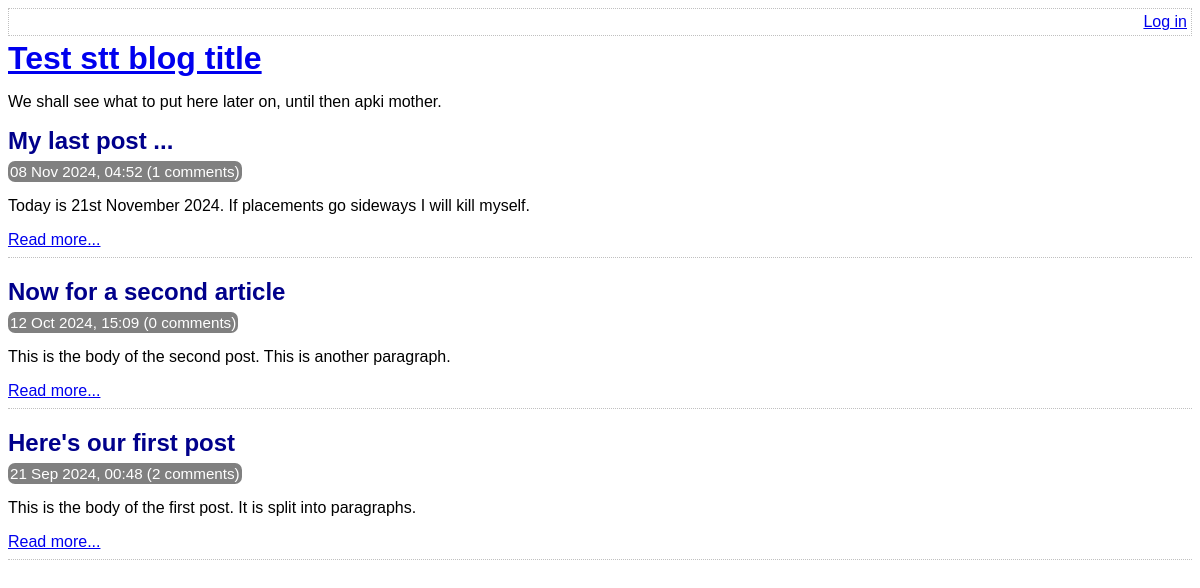
Before: / with the older database file.
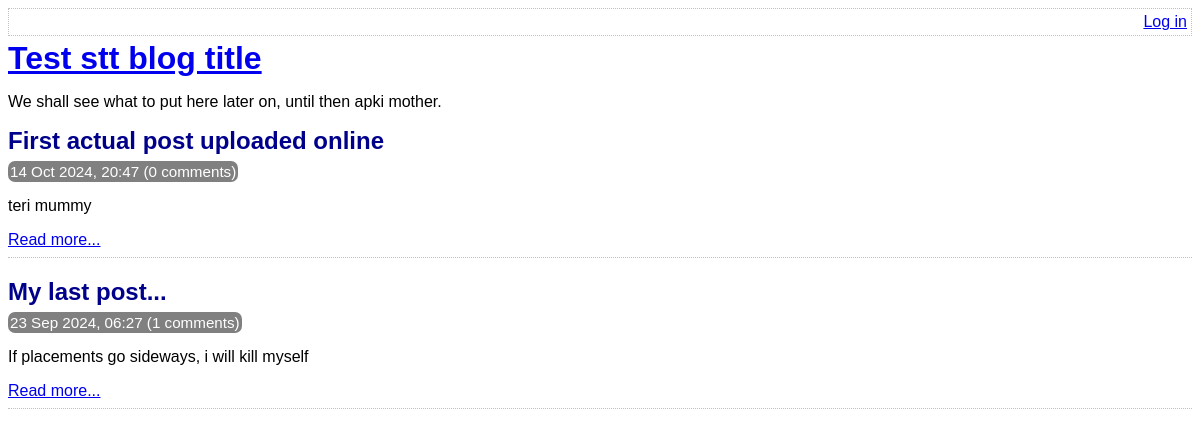
After: the same page with the newer database file.
### tables this page shows
CREATE TABLE post (
	id INTEGER PRIMARY KEY AUTOINCREMENT NOT NULL,
	title VARCHAR NOT NULL,
	body VARCHAR NOT NULL,
	user_id INTEGER NOT NULL,
	created_at VARCHAR NOT NULL,
	updated_at VARCHAR,
	FOREIGN KEY (user_id) REFERENCES user(id)
);

### lib/common.php (called while the page is built, shortened)
<?php
function htmlEscape($html)
{
    return htmlspecialchars($html, ENT_HTML5, 'UTF-8');
}
function convertSqlDate($sqlDate)
{
    $date = DateTime::createFromFormat('Y-m-d H:i:s', $sqlDate);
    return $date->format('d M Y, H:i');
}
function isLoggedIn()
{
    return isset($_SESSION['logged_in_username']);
}
function getAllPosts(PDO $pdo)
{
    $stmt = $pdo -> query(
        'SELECT id, title, created_at, body, (SELECT COUNT(*) FROM comment WHERE comment.post_id = post.id) comment_count FROM post ORDER BY created_at DESC'
    );
    return $stmt->fetchAll(PDO::FETCH_ASSOC);
}

### index.php (the view, shortened to what this page needs)
<?php
require_once 'lib/common.php';
$pdo = getPDO();
$posts = getAllPosts($pdo);
?>
<!DOCTYPE html>
<html>
    <head>
        <?php require_once 'templates/head.php' ?>
    </head>
    <body>
        <?php require_once 'templates/title.php' ?>
        <div class="post-list">
            <?php foreach ($posts as $post): ?>
                <div class="post-synopsis">
                    <h2>
                        <?php echo htmlEscape($post['title']) ?>
                    </h2>
                    <div class="meta">
                        <?php echo convertSqlDate($post['created_at']) ?>
                        (<?php echo $post['comment_count'] ?> comments)
                    </div>
                    <p>
                        <?php echo htmlEscape($post['body']) ?>
                    </p>
                    <div class="post-controls">
                        <a
                            href="view-post.php?post_id=<?php echo $post['id'] ?>"
                        >Read more...</a>
                    </div>
                </div>
            <?php endforeach ?>
        </div>
    </body>
</html>

### templates/head.php (shortened to what this page needs)
<link rel="stylesheet" type="text/css" href="assets/main.css" />

### templates/top-menu.php
<div class="top-menu">
    <div class="menu-options">
        <?php if (isLoggedIn()): ?>
            <a href="index.php">Home</a>
            <a href="list-posts.php">All posts</a>
            <a href="edit-post.php">New post</a>
            Hello <?php echo htmlEscape(getAuthUser()) ?>.
            <a href="logout.php">Log out</a>
        <?php else: ?>
            <a href="login.php">Log in</a>
        <?php endif ?>
    </div>
</div>

### templates/title.php
<?php require 'templates/top-menu.php' ?>
<a href="index.php">
    <h1>Test stt blog title</h1>
</a>
<p>We shall see what to put here later on, until then apki mother.</p>

### assets/main.css (style rules this page uses)
.top-menu { border: 1px dotted silver; min-height: 18px; padding: 4px; margin-bottom: 4px; }
.menu-options { float: right; }
h1, h2, h3 { margin-top: 0; margin-bottom: 8px; }
body { font-family: sans-serif; }
.post-synopsis { padding-bottom: 8px; border-bottom: 1px dotted silver; margin-bottom: 20px; }
.post-synopsis h2, .post h2 { color: darkblue; }
.post .date, .post-synopsis .meta { color: white; background-color: grey; border-radius: 7px; padding: 2px; display: inline; font-size: 0.95em; }

Changed rows visible on the page:
removed post: title "My last post ...", created_at "08 Nov 2024, 04:52", comment_count "1", body "Today is 21st November 2024. If placements go sideways I will kill myself."
removed post: title "Now for a second article", created_at "12 Oct 2024, 15:09", comment_count "0", body "This is the body of the second post. This is another paragraph."
removed post: title "Here's our first post", created_at "21 Sep 2024, 00:48", comment_count "2", body "This is the body of the first post. It is split into paragraphs."
added post: title "First actual post uploaded online", created_at "14 Oct 2024, 20:47", comment_count "0", body "teri mummy"
added post: title "My last post...", created_at "23 Sep 2024, 06:27", comment_count "1", body "If placements go sideways, i will kill myself"
